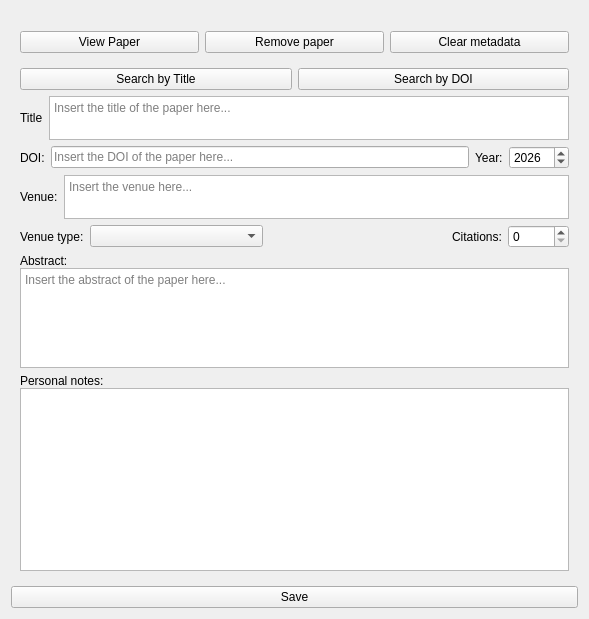
<?xml version="1.0" encoding="UTF-8"?>
<ui version="4.0">
 <class>paper_widget</class>
 <widget class="QWidget" name="paper_widget">
  <property name="geometry">
   <rect>
    <x>0</x>
    <y>0</y>
    <width>589</width>
    <height>619</height>
   </rect>
  </property>
  <property name="windowTitle">
   <string>PaperWidget</string>
  </property>
  <layout class="QVBoxLayout" name="verticalLayout_2">
   <item>
    <spacer name="horizontalSpacer">
     <property name="orientation">
      <enum>Qt::Horizontal</enum>
     </property>
     <property name="sizeHint" stdset="0">
      <size>
       <width>40</width>
       <height>20</height>
      </size>
     </property>
    </spacer>
   </item>
   <item>
    <layout class="QHBoxLayout" name="horizontalLayout_4">
     <property name="leftMargin">
      <number>9</number>
     </property>
     <property name="topMargin">
      <number>0</number>
     </property>
     <property name="rightMargin">
      <number>9</number>
     </property>
     <item>
      <widget class="QPushButton" name="view_pdf">
       <property name="text">
        <string>View Paper</string>
       </property>
      </widget>
     </item>
     <item>
      <widget class="QPushButton" name="rm_paper">
       <property name="text">
        <string>Remove paper</string>
       </property>
      </widget>
     </item>
     <item>
      <widget class="QPushButton" name="clear_btn">
       <property name="text">
        <string>Clear metadata</string>
       </property>
      </widget>
     </item>
    </layout>
   </item>
   <item>
    <widget class="QWidget" name="op_widget" native="true">
     <layout class="QVBoxLayout" name="verticalLayout">
      <item>
       <layout class="QHBoxLayout" name="horizontalLayout">
        <property name="topMargin">
         <number>0</number>
        </property>
        <item>
         <widget class="QPushButton" name="search_by_title">
          <property name="text">
           <string>Search by Title</string>
          </property>
         </widget>
        </item>
        <item>
         <widget class="QPushButton" name="search_by_doi">
          <property name="text">
           <string>Search by DOI</string>
          </property>
         </widget>
        </item>
       </layout>
      </item>
      <item>
       <layout class="QHBoxLayout" name="horizontalLayout_2">
        <property name="topMargin">
         <number>0</number>
        </property>
        <item>
         <widget class="QLabel" name="title_lbl">
          <property name="sizePolicy">
           <sizepolicy hsizetype="Preferred" vsizetype="Fixed">
            <horstretch>0</horstretch>
            <verstretch>0</verstretch>
           </sizepolicy>
          </property>
          <property name="minimumSize">
           <size>
            <width>0</width>
            <height>0</height>
           </size>
          </property>
          <property name="maximumSize">
           <size>
            <width>16777215</width>
            <height>16777215</height>
           </size>
          </property>
          <property name="text">
           <string>Title</string>
          </property>
          <property name="alignment">
           <set>Qt::AlignLeading|Qt::AlignLeft|Qt::AlignVCenter</set>
          </property>
          <property name="margin">
           <number>0</number>
          </property>
          <property name="indent">
           <number>0</number>
          </property>
         </widget>
        </item>
        <item>
         <widget class="QTextEdit" name="title_box">
          <property name="sizePolicy">
           <sizepolicy hsizetype="Expanding" vsizetype="Fixed">
            <horstretch>0</horstretch>
            <verstretch>0</verstretch>
           </sizepolicy>
          </property>
          <property name="minimumSize">
           <size>
            <width>0</width>
            <height>44</height>
           </size>
          </property>
          <property name="maximumSize">
           <size>
            <width>16777215</width>
            <height>44</height>
           </size>
          </property>
          <property name="inputMethodHints">
           <set>Qt::ImhMultiLine</set>
          </property>
          <property name="sizeAdjustPolicy">
           <enum>QAbstractScrollArea::AdjustIgnored</enum>
          </property>
          <property name="placeholderText">
           <string>Insert the title of the paper here...</string>
          </property>
         </widget>
        </item>
       </layout>
      </item>
      <item>
       <layout class="QHBoxLayout" name="horizontalLayout_3">
        <property name="topMargin">
         <number>0</number>
        </property>
        <item>
         <widget class="QLabel" name="doi_lbl">
          <property name="text">
           <string>DOI:</string>
          </property>
          <property name="margin">
           <number>0</number>
          </property>
          <property name="indent">
           <number>0</number>
          </property>
         </widget>
        </item>
        <item>
         <widget class="QLineEdit" name="doi_box">
          <property name="placeholderText">
           <string>Insert the DOI of the paper here...</string>
          </property>
         </widget>
        </item>
        <item>
         <widget class="QLabel" name="year_lbl">
          <property name="text">
           <string>Year:</string>
          </property>
         </widget>
        </item>
        <item>
         <widget class="QSpinBox" name="year_box">
          <property name="minimumSize">
           <size>
            <width>60</width>
            <height>0</height>
           </size>
          </property>
          <property name="maximumSize">
           <size>
            <width>80</width>
            <height>16777215</height>
           </size>
          </property>
          <property name="minimum">
           <number>1900</number>
          </property>
          <property name="maximum">
           <number>2050</number>
          </property>
          <property name="value">
           <number>2026</number>
          </property>
         </widget>
        </item>
       </layout>
      </item>
      <item>
       <layout class="QHBoxLayout" name="horizontalLayout_6">
        <property name="topMargin">
         <number>0</number>
        </property>
        <item>
         <widget class="QLabel" name="venua_lbl">
          <property name="text">
           <string>Venue:</string>
          </property>
          <property name="margin">
           <number>0</number>
          </property>
          <property name="indent">
           <number>0</number>
          </property>
         </widget>
        </item>
        <item>
         <widget class="QTextEdit" name="venue_box">
          <property name="sizePolicy">
           <sizepolicy hsizetype="Expanding" vsizetype="Fixed">
            <horstretch>0</horstretch>
            <verstretch>0</verstretch>
           </sizepolicy>
          </property>
          <property name="minimumSize">
           <size>
            <width>0</width>
            <height>44</height>
           </size>
          </property>
          <property name="maximumSize">
           <size>
            <width>16777215</width>
            <height>44</height>
           </size>
          </property>
          <property name="inputMethodHints">
           <set>Qt::ImhMultiLine</set>
          </property>
          <property name="sizeAdjustPolicy">
           <enum>QAbstractScrollArea::AdjustIgnored</enum>
          </property>
          <property name="placeholderText">
           <string>Insert the venue here...</string>
          </property>
         </widget>
        </item>
       </layout>
      </item>
      <item>
       <layout class="QHBoxLayout" name="horizontalLayout_9">
        <property name="topMargin">
         <number>0</number>
        </property>
        <item>
         <widget class="QLabel" name="venue_type_lbl">
          <property name="text">
           <string>Venue type:</string>
          </property>
          <property name="margin">
           <number>0</number>
          </property>
          <property name="indent">
           <number>0</number>
          </property>
         </widget>
        </item>
        <item>
         <widget class="QComboBox" name="venue_type_box">
          <property name="sizePolicy">
           <sizepolicy hsizetype="Expanding" vsizetype="Fixed">
            <horstretch>0</horstretch>
            <verstretch>0</verstretch>
           </sizepolicy>
          </property>
         </widget>
        </item>
        <item>
         <spacer name="horizontalSpacer_5">
          <property name="orientation">
           <enum>Qt::Horizontal</enum>
          </property>
          <property name="sizeHint" stdset="0">
           <size>
            <width>40</width>
            <height>20</height>
           </size>
          </property>
         </spacer>
        </item>
        <item>
         <widget class="QLabel" name="citation_lbl">
          <property name="text">
           <string>Citations:</string>
          </property>
          <property name="margin">
           <number>0</number>
          </property>
          <property name="indent">
           <number>10</number>
          </property>
         </widget>
        </item>
        <item>
         <widget class="QSpinBox" name="citation_box">
          <property name="minimumSize">
           <size>
            <width>60</width>
            <height>0</height>
           </size>
          </property>
          <property name="maximumSize">
           <size>
            <width>80</width>
            <height>16777215</height>
           </size>
          </property>
          <property name="minimum">
           <number>0</number>
          </property>
          <property name="maximum">
           <number>10000</number>
          </property>
          <property name="value">
           <number>0</number>
          </property>
         </widget>
        </item>
       </layout>
      </item>
      <item>
       <layout class="QVBoxLayout" name="verticalLayout_3">
        <property name="spacing">
         <number>0</number>
        </property>
        <property name="topMargin">
         <number>0</number>
        </property>
        <item>
         <widget class="QLabel" name="abstract_lbl">
          <property name="text">
           <string>Abstract:</string>
          </property>
          <property name="indent">
           <number>0</number>
          </property>
         </widget>
        </item>
        <item>
         <layout class="QHBoxLayout" name="horizontalLayout_5">
          <property name="topMargin">
           <number>0</number>
          </property>
          <item>
           <widget class="QTextEdit" name="abstract_box">
            <property name="sizePolicy">
             <sizepolicy hsizetype="Expanding" vsizetype="Fixed">
              <horstretch>0</horstretch>
              <verstretch>0</verstretch>
             </sizepolicy>
            </property>
            <property name="minimumSize">
             <size>
              <width>0</width>
              <height>100</height>
             </size>
            </property>
            <property name="maximumSize">
             <size>
              <width>16777215</width>
              <height>100</height>
             </size>
            </property>
            <property name="placeholderText">
             <string>Insert the abstract of the paper here...</string>
            </property>
           </widget>
          </item>
         </layout>
        </item>
       </layout>
      </item>
      <item>
       <layout class="QVBoxLayout" name="verticalLayout_5">
        <property name="spacing">
         <number>0</number>
        </property>
        <property name="topMargin">
         <number>0</number>
        </property>
        <item>
         <layout class="QHBoxLayout" name="horizontalLayout_8">
          <property name="topMargin">
           <number>0</number>
          </property>
          <item>
           <widget class="QLabel" name="notes_lbl">
            <property name="text">
             <string>Personal notes:</string>
            </property>
            <property name="margin">
             <number>0</number>
            </property>
           </widget>
          </item>
         </layout>
        </item>
        <item>
         <layout class="QHBoxLayout" name="horizontalLayout_7">
          <property name="topMargin">
           <number>0</number>
          </property>
          <item>
           <widget class="QTextEdit" name="notes_box"/>
          </item>
         </layout>
        </item>
       </layout>
      </item>
     </layout>
    </widget>
   </item>
   <item>
    <widget class="QPushButton" name="save_btn">
     <property name="text">
      <string>Save</string>
     </property>
    </widget>
   </item>
  </layout>
 </widget>
 <resources/>
 <connections/>
</ui>
